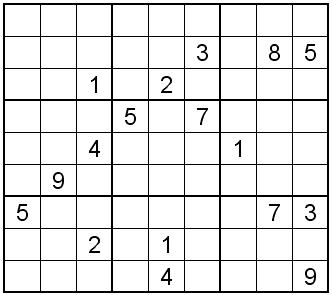
#> input picture sudoku.jpg, 332 x 295 px
$ python 05_image_hough_line.py
#> lines starting #> are read from the running program, lines starting #| are printed output that depends on the picture; after the words box and inside, x2 and y2 are one past the last pixel; in counts of white or black regions, pixels touching at a corner belong together
'''
© Michael C B N W
'''
# import cv2, math, numpy
import cv2
import math
import numpy as np

# filename
filename = "sudoku.jpg"
# read filename
src = cv2.imread(filename)
#> src is the input picture: shape (295, 332, 3); min 0, max 255, mean 229.7

# copy image
image = src.copy()
# image = cv2.cvtColor(image, cv2.COLOR_BGR2GRAY)
# blur the image
blur = cv2.GaussianBlur(image, (5, 5), 0)
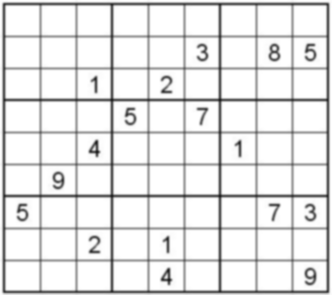
#> blur: shape (295, 332, 3); min 35, max 255, mean 229.7
# crate canny image
canny = cv2.Canny(blur, 50, 200, None, 3)
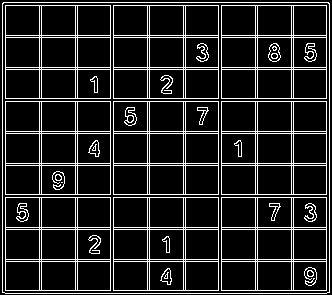
#> canny: shape (295, 332); 13.3% white in thin lines or dots

lines = cv2.HoughLines(canny, 1, np.pi / 180, 150, None, 0, 0)
#> lines = 40 rows, first 8: [2, 1.57], [293, 1.57], [5, 1.57], [35, 1.57], [37, 1.57], [67, 1.57], [69, 1.57], [98, 1.57]

if lines is not None:
    for i in range(0, len(lines)):
        rho = lines[i][0][0]
        theta = lines[i][0][1]
        a = math.cos(theta)
        b = math.sin(theta)
        x0 = a * rho
        y0 = b * rho
        pt1 = (int(x0 + 1000*(-b)), int(y0 + 1000*(a)))
        pt2 = (int(x0 - 1000*(-b)), int(y0 - 1000*(a)))
        cv2.line(image, pt1, pt2, (0, 0, 255), 3, cv2.LINE_AA)
#> this loop made 40 passes
#> (rho, theta, a, b, x0, y0, pt1, pt2) on passes 1 to 10: (2, 1.57, -4.37e-08, 1, -8.74e-08, 2, (-1000, 1), (999, 2)), (293, 1.57, -4.37e-08, 1, -1.28e-05, 293, (-1000, 292), (999, 293)), (5, 1.57, -4.37e-08, 1, -2.19e-07, 5, (-1000, 4), (999, 5)), (35, 1.57, -4.37e-08, 1, -1.53e-06, 35, (-1000, 34), (999, 35)), (37, 1.57, -4.37e-08, 1, -1.62e-06, 37, (-1000, 36), (999, 37)), (67, 1.57, -4.37e-08, 1, -2.93e-06, 67, (-1000, 66), (999, 67)), (69, 1.57, -4.37e-08, 1, -3.02e-06, 69, (-1000, 68), (999, 69)), (98, 1.57, -4.37e-08, 1, -4.28e-06, 98, (-1000, 97), (999, 98)), (101, 1.57, -4.37e-08, 1, -4.41e-06, 101, (-1000, 100), (999, 101)), (131, 1.57, -4.37e-08, 1, -5.73e-06, 131, (-1000, 130), (999, 131))
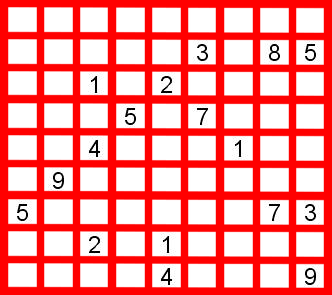
#> image: shape (295, 332, 3); mean B, G, R 141.5, 141.5, 251.9


# [7 lines of commented-out code are left out]

cv2.imshow("Source", src)
cv2.imshow("Detected Lines (in red) - Standard Hough Line Transform", image)
# cv2.imshow("Detected Lines (in red) - Probabilistic Line Transform", image)
# line = cv2.HoughLinesP(canny, )
# show the image
cv2.imshow("source", src)
# show the canny image
cv2.imshow("canny", canny)

# press any key to continue
cv2.waitKey(0)

$ run again, with color_wheel.jpg copied over sudoku.jpg
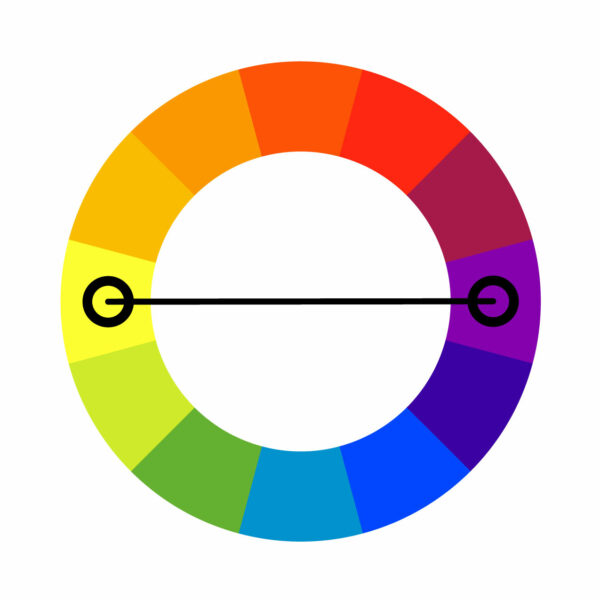
#> input picture color_wheel.jpg, 600 x 600 px
#> src is the input picture: shape (600, 600, 3); mean B, G, R 200.2, 208.8, 222.4
#> `canny = cv2.Canny(blur, 50, 200, None, 3)`:
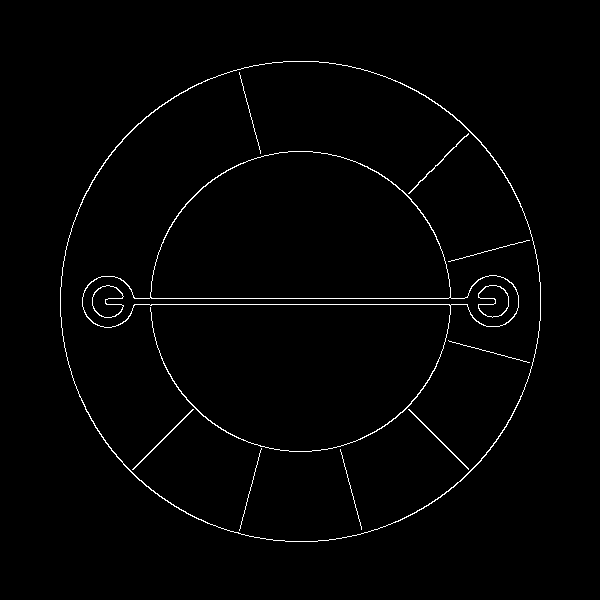
#> canny: shape (600, 600); 1.4% white in thin lines or dots, all inside (x1, y1, x2, y2) = (60, 61, 541, 542)
#> lines = [[304, 1.57], [298, 1.57], [-212, 2.88]]
#> the loop `for i in range(0, len(lines)):` made 3 passes
#> (rho, theta, a, b, x0, y0, pt1, pt2) on passes 1 to 3: (304, 1.57, -4.37e-08, 1, -1.33e-05, 304, (-1000, 303), (999, 304)), (298, 1.57, -4.37e-08, 1, -1.3e-05, 298, (-1000, 297), (999, 298)), (-212, 2.88, -0.966, 0.259, 204.8, -54.87, (-54, -1020), (463, 911))
#> after the loop `for i in range(0, len(lines)):`:
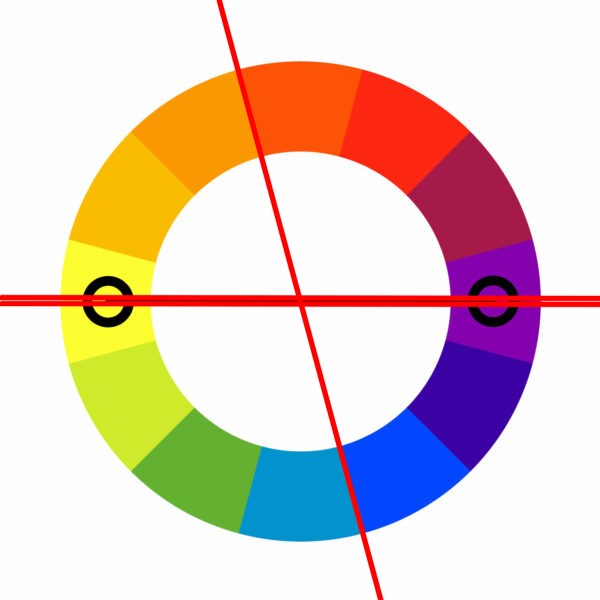
#> image: shape (600, 600, 3); 3.33% of pixels changed, all inside (x1, y1, x2, y2) = (0, 0, 600, 600)
